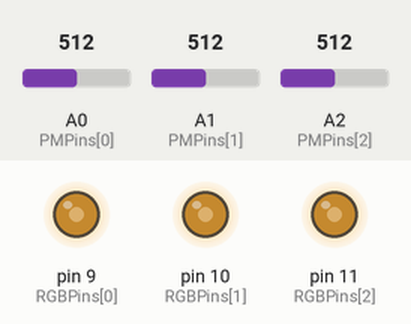
Bench run of a sketch on a simulated Arduino Uno, built with avr-gcc and run on an emulated ATmega328P. Parts: output pins drawn as LEDs (lit = HIGH). The inputs (shaded band) are chosen by the test bench; at power-on: A0 (PMPins[0]) = 512, A1 (PMPins[1]) = 512, A2 (PMPins[2]) = 512.

Above: at 1.2 s.
1.3 s: A0 (PMPins[0]) set to 716
At 2.3 s:
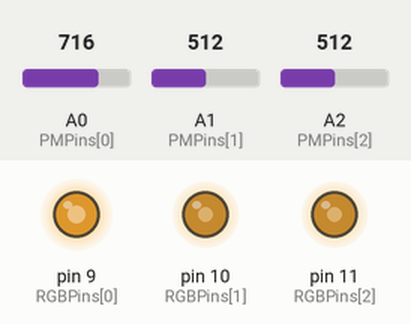
2.8 s: A1 (PMPins[1]) set to 716
At 3.5 s:
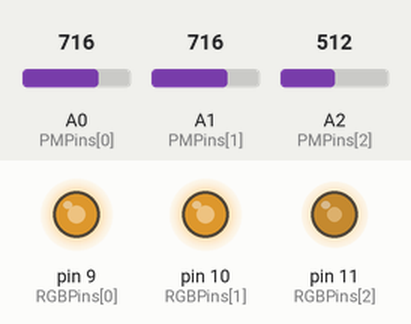
4.3 s: A2 (PMPins[2]) set to 716
At 4.6 s:
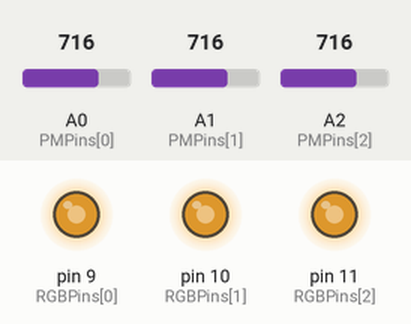
5.8 s: A0 (PMPins[0]) set to 900
At 6.9 s:
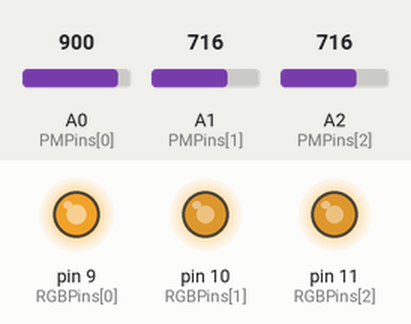
7.3 s: A1 (PMPins[1]) set to 900
At 8.1 s:
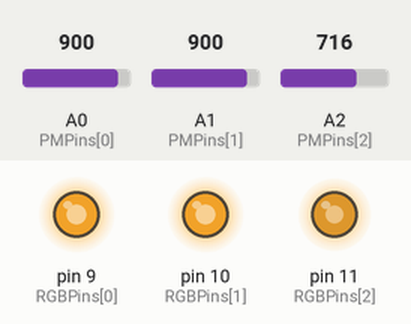
8.8 s: A2 (PMPins[2]) set to 900
At 9.2 s:
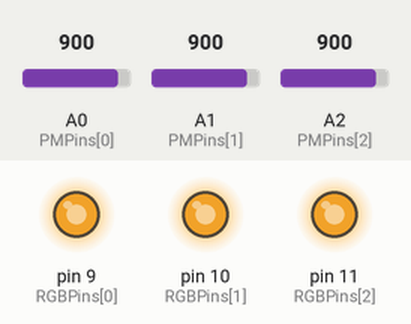
Timing chart, 0 to 11.3 s (numbered marks = the images above; inputs shaded):
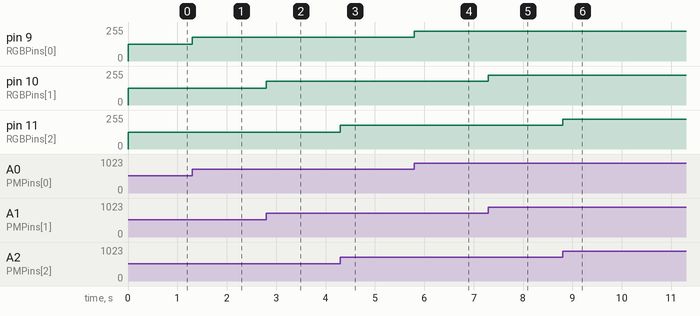

The sketch:

rgb_arduino.ino
```cpp
const int PMPins[] = { A0,A1,A2 }; // Analog input pins that the potentiometers is attached to, is used to change the values of the outputValue with potentiometers
const int RGBPins[] = { 9,10,11 }; // Analog output pins that the RGB LED is attached to, is used to send value to RGB LED to change brightness on the different colors

int sensorValue = 0; // reads the value from each potentiometer, each sensorValue is attached to an outputValue, the potentiometer will then be used to chnage its connected outputValue
int outputValue = 0; // value output to the PWM (Pulse Width Modulation - gets analog results with digital means)(analog out) - the value will determine each colors brightness depending on its individual sensorValue.

void setup() {
  // initialize serial communications at 115200 bps:
  Serial.begin(115200);

  // Loop on all pins ( 3 values: Red, Green and Blue )
  // Each number from "i" (0,1,2) will assign a potentiometer to a color, for example i=0 means potentiometer on pin A0 is assigned to color red (pin 9). After done assigning the "i" will be added on with a 1 because of (i++) ans the assigning steps repeats
  for (int i = 0; i < 3; i++){
    pinMode(PMPins[i], INPUT); // sets the PMPins (Potentiometer pins) as input pins
    pinMode(RGBPins[i], OUTPUT); // sets theRGBPins as output pins
  }
}

void loop() {

  for (int i = 0; i < 3; i++){
    //INPUT:
    sensorValue = analogRead(PMPins[i]); // reads the analog in values or the values of the potentiometers

    //LOGIC:
    // Scale down the potentiometer reading ( 0 ~ 1023 ) to a valid PWM value (0-255). PWM value is read by the RBG LED (for each color, from each PM)
    outputValue = map(sensorValue, 0, 1023, 0, 255);

    //OUTPUT:
    // Write the output on the pin
    analogWrite(RGBPins[i], outputValue);
  }
}
```

Measured:
- after the input at 1.3 s, pin 9 (RGBPins[0]): 127/255 → 178/255 at once
- after the input at 2.8 s, pin 10 (RGBPins[1]): 127/255 → 178/255 at once
- after the input at 4.3 s, pin 11 (RGBPins[2]): 127/255 → 178/255 at once
- after the input at 5.8 s, pin 9 (RGBPins[0]): 178/255 → 224/255 at once
- after the input at 7.3 s, pin 10 (RGBPins[1]): 178/255 → 224/255 at once
- after the input at 8.8 s, pin 11 (RGBPins[2]): 178/255 → 224/255 at once
